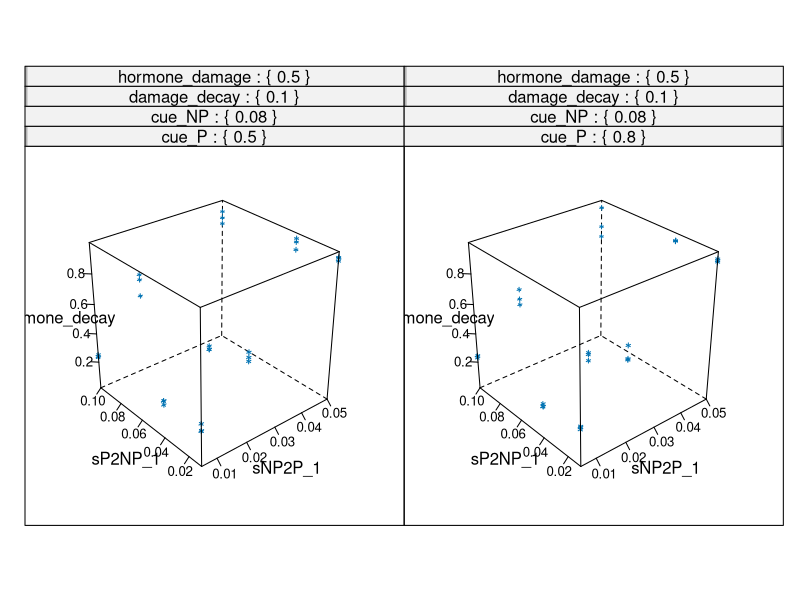
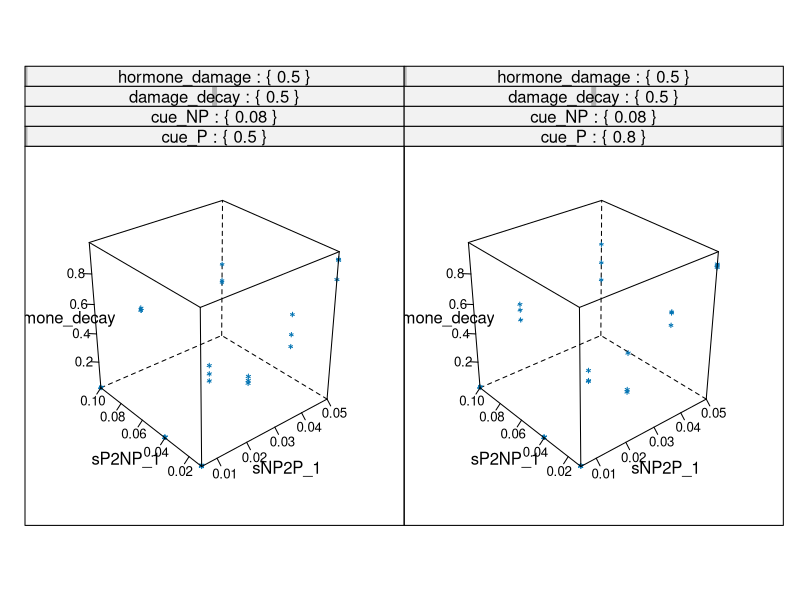
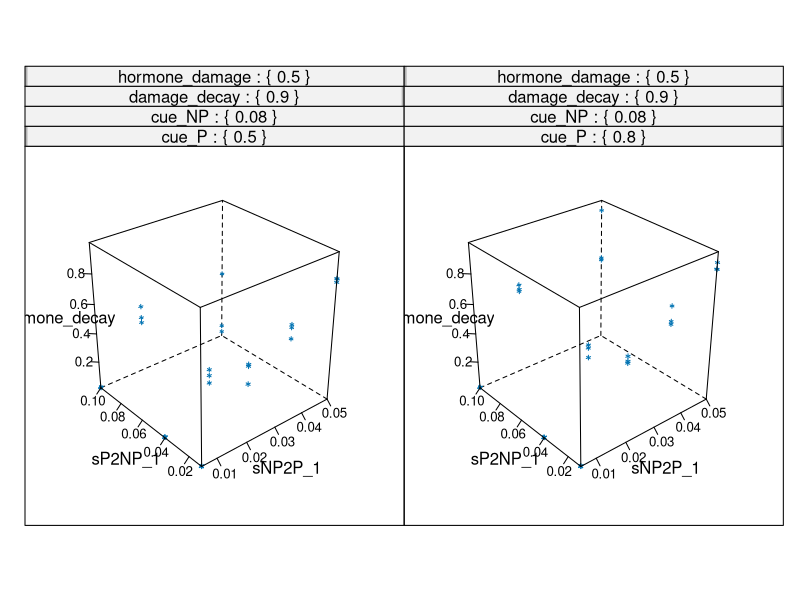
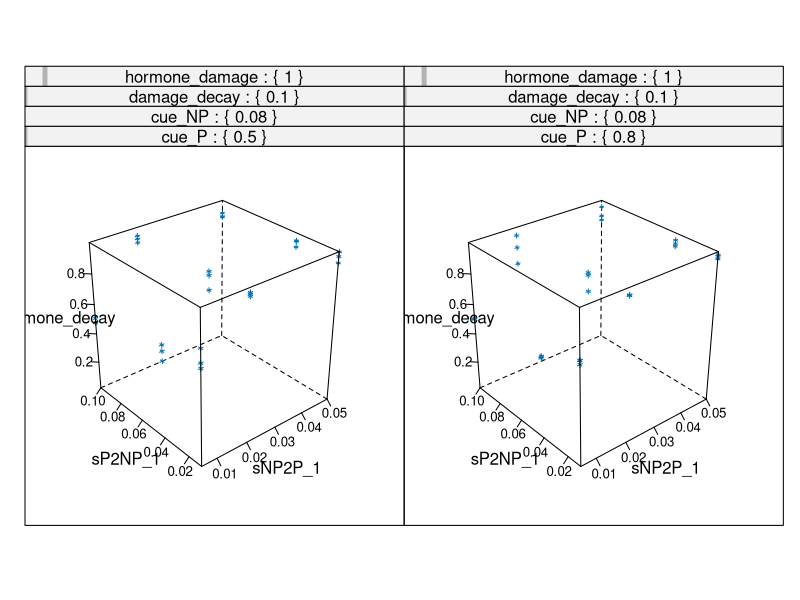
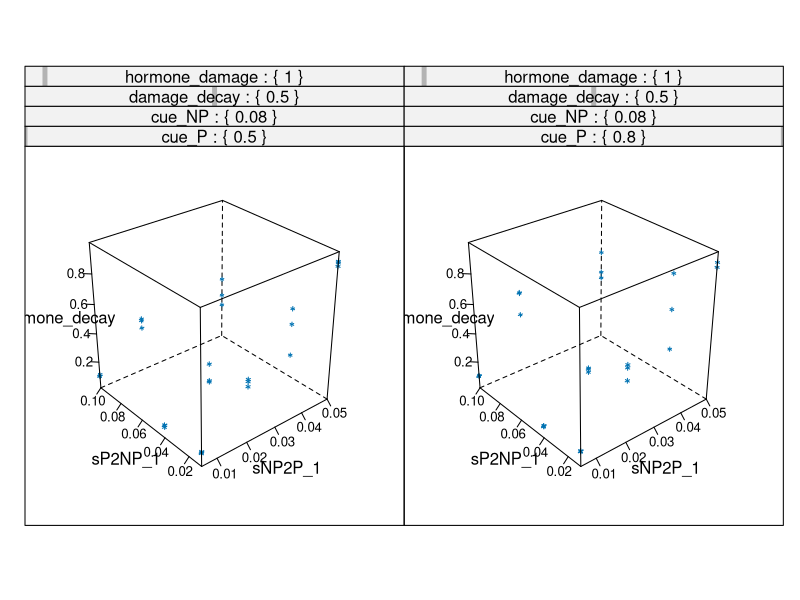
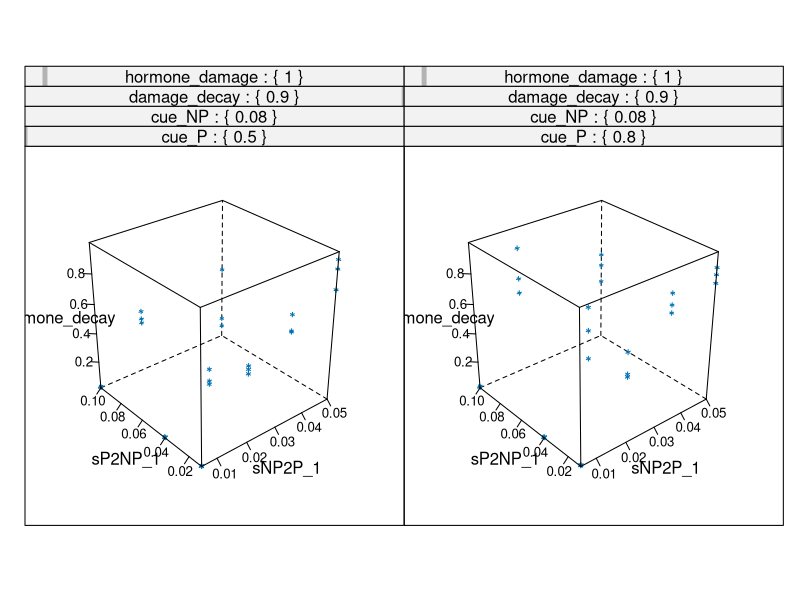
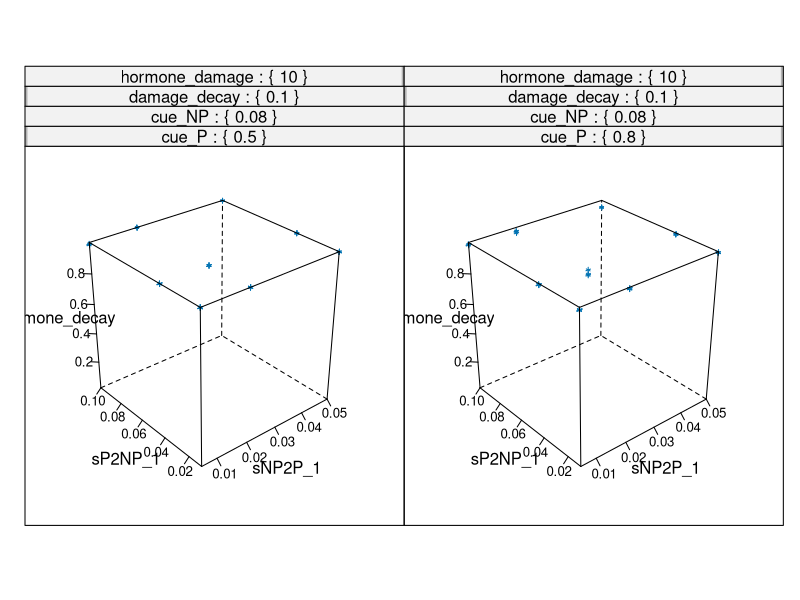
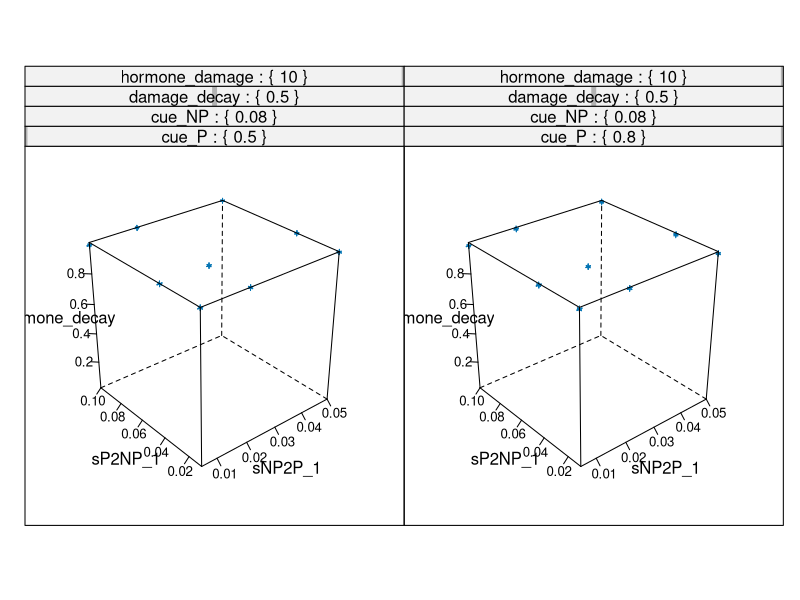

Generate these figures, in order, with R:
library("lattice")

the.data <- read.table("../../data/summary_stress.csv"
                       ,sep=";"
                       ,header=T)


the.names <- names(the.data)
the.names[the.names == "r"] <- "damage_decay"
the.names[the.names == "u"] <- "hormone_damage"
the.names[the.names == "mean_feedback"] <- "hormone_decay"

names(the.data) <- the.names

print(the.names)

str(the.data)

pdf("feedback_vary_autocorr.pdf")
print(
      cloud(
             hormone_decay ~ sNP2P_1 + sP2NP_1 | cue_P * cue_NP * damage_decay * hormone_damage
             ,data=the.data
             ,strip=function(strip.levels,...) { strip.default(strip.levels=T,...) }
             ,default.scales=list(arrows=F)
             )
      )
dev.off()


pdf("influx_vary_autocorr.pdf")
print(
      cloud(
             (mean_stress_influx - mean_influx) ~ sNP2P_1 + sP2NP_1 | cue_P * cue_NP * damage_decay * hormone_damage
             ,data=the.data
             ,auto.key=T
             ,pch=21
             ,strip=function(strip.levels,...) { strip.default(strip.levels=T,...) }
             ,default.scales=list(arrows=F)
             )
      )
dev.off()

# create dataset that has 30 timepoints
time.data <- NULL

nrep <- 1

for (row_i in seq(1,nrow(the.data),1))
{
    # get hormone level
    mean_hormone <- the.data[row_i,"mean_hormone"]
    var_hormone <- the.data[row_i,"var_hormone"]

    influx <- the.data[row_i,"mean_influx"]
    var_influx <- the.data[row_i,"var_influx"]

    stress_influx <- the.data[row_i,"mean_stress_influx"]
    var_stress_influx <- the.data[row_i,"var_stress_influx"]

    hormone_decay <- the.data[row_i,"hormone_decay"]
    var_hormone_decay <- the.data[row_i,"var_feedback"]

    sNP2P_1 <- the.data[row_i,"sNP2P_1"]
    sP2NP_1 <- the.data[row_i,"sP2NP_1"]
    cue_P <- the.data[row_i,"cue_P"] 
    cue_NP <-the.data[row_i,"cue_NP"]
    damage_decay <- the.data[row_i,"damage_decay"]
    hormone_damage <- the.data[row_i,"hormone_damage"]

    zt_vals <- rnorm(n=nrep
                     ,mean=mean_hormone
                     ,sd=sqrt(var_hormone))

    decay_vals <- rnorm(n=nrep
                        ,mean=hormone_decay
                        ,sd=sqrt(var_hormone_decay))

    influx_vals <- rnorm(n=nrep
                         ,mean=influx
                         ,sd=sqrt(var_influx))

    stress_influx_vals <- rnorm(n=nrep
                                ,mean=stress_influx
                                ,sd=sqrt(var_stress_influx))

    for (i in seq(1,nrep,1))
    {
        stress_tplus1 = 0

        stress_t = zt_vals[[i]]

        for (t in seq(0,30,1))
        {
            stress_tplus1 = stress_t * (1.0 - decay_vals[[i]]) + influx_vals[[i]]

            if (t == 10)
            {
                stress_tplus1 = stress_tplus1 + stress_influx_vals[[i]]
            }

            the_list <- list(
                             "sNP2P_1"=sNP2P_1
                             ,"sP2NP_1"=sP2NP_1
                             ,"cue_P"=cue_P
                             ,"cue_NP"=cue_NP
                             ,"damage_decay"=damage_decay
                             ,"hormone_damage"=hormone_damage
                             ,"replicate"=i
                             ,"time"=t
                             ,"stress"=stress_tplus1)

            stress_t <- stress_tplus1

            if (is.null(time.data))
            {
                time.data <- as.data.frame(the_list)
            }
            else
            {
                time.data <- rbind(time.data,the_list)
            }

        }
    }
}

str(time.data)


pdf("lines_stress.pdf")
print(xyplot(
             stress ~ time | sNP2P_1 * sP2NP_1 * cue_P * cue_NP * damage_decay * hormone_damage
             ,data=time.data
             ,groups=replicate
             ,ylim=c(0,10)
             ,strip=function(strip.levels,...) { strip.default(strip.levels=T,...) }
             ))
dev.off()


